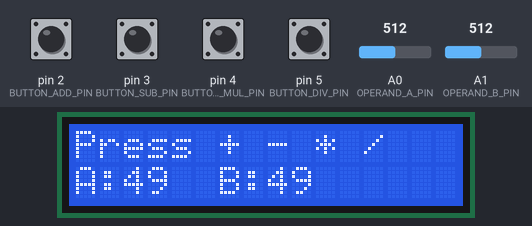
Bench run of a sketch on a simulated Arduino Uno, built with avr-gcc and run on an emulated ATmega328P. On the bench: 16×2 character LCD. The inputs (shaded band) are chosen by the test bench; at power-on: pin 2 (BUTTON_ADD_PIN), pin 3 (BUTTON_SUB_PIN), pin 4 (BUTTON_MUL_PIN), pin 5 (BUTTON_DIV_PIN) HIGH, A0 (OPERAND_A_PIN) = 512, A1 (OPERAND_B_PIN) = 512. What the sketch prints to the serial monitor is not drawn.

Above: at 2.8 s.
2.9 s: pin 2 (BUTTON_ADD_PIN) pulled LOW for 0.15 s
At 4.1 s:
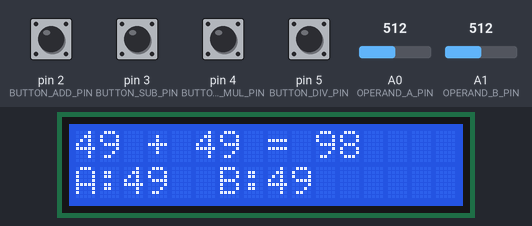
4.5 s: pin 4 (BUTTON_MUL_PIN) pulled LOW for 0.15 s
At 5.6 s:
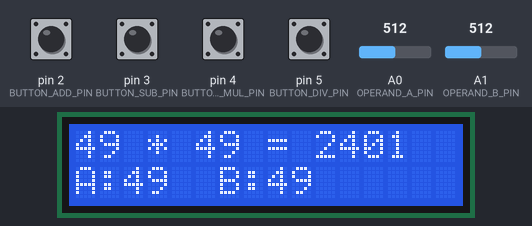
6.1 s: pin 5 (BUTTON_DIV_PIN) pulled LOW for 0.15 s
At 6.9 s:
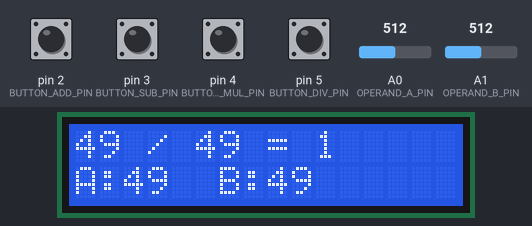
7.7 s: pin 3 (BUTTON_SUB_PIN) pulled LOW for 0.15 s
At 8.2 s:
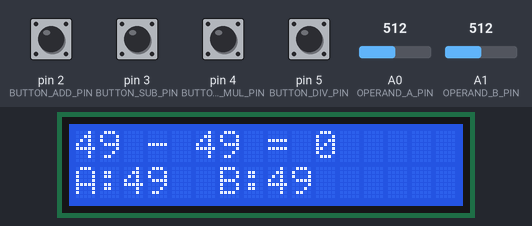
9.3 s: A0 (OPERAND_A_PIN) set to 716
At 9.9 s:
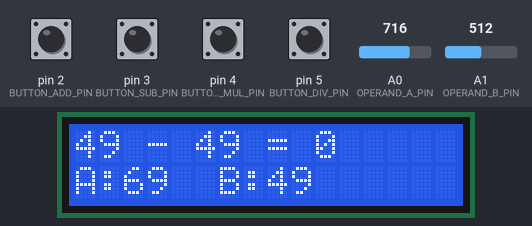
10.8 s: A1 (OPERAND_B_PIN) set to 716
At 12.1 s:
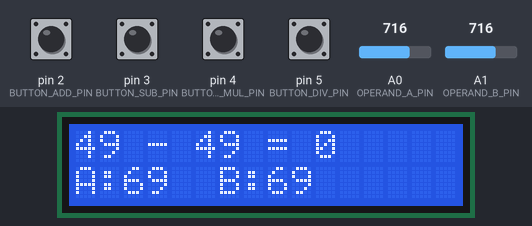
Timing chart, 0 to 13.3 s (numbered marks = the images above; inputs shaded):
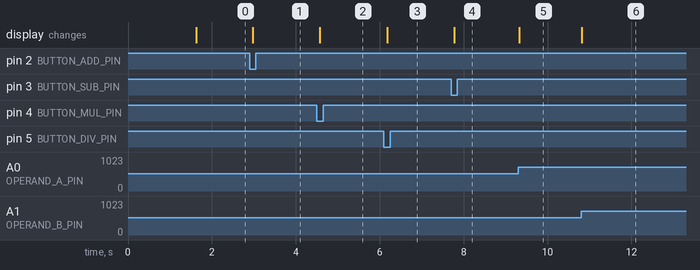

The sketch:

LCD-Calculator.ino
```cpp
// 045 - LCD Calculator
// A tiny calculator: two potentiometers act as the two numbers and four push
// buttons choose +, -, * or /. The sum is shown on a 16x2 I2C LCD like
// "12 + 34 = 46". Integer math only.
// Board: Arduino Uno
//
// Library: LiquidCrystal I2C (by Frank de Brabander)
//
// Wiring:
//   LCD 1602 (I2C 0x27) -> SDA = A4, SCL = A5, VCC = 5V, GND = GND
//   Potentiometer A  -> wiper (middle leg) to A0, outer legs to 5V and GND
//   Potentiometer B  -> wiper (middle leg) to A1, outer legs to 5V and GND
//   Button "+" -> pin 2 to GND      Button "-" -> pin 3 to GND
//   Button "*" -> pin 4 to GND      Button "/" -> pin 5 to GND

#include <Wire.h>
#include <LiquidCrystal_I2C.h>

// ---------------------------------------------------------------------------
// Pin constants
// ---------------------------------------------------------------------------
const uint8_t BUTTON_ADD_PIN = 2;   // operator +
const uint8_t BUTTON_SUB_PIN = 3;   // operator -
const uint8_t BUTTON_MUL_PIN = 4;   // operator *
const uint8_t BUTTON_DIV_PIN = 5;   // operator /
const uint8_t OPERAND_A_PIN = A0;   // potentiometer for the first number
const uint8_t OPERAND_B_PIN = A1;   // potentiometer for the second number

const uint8_t LCD_ADDRESS = 0x27;
const uint8_t LCD_COLUMNS = 16;
const uint8_t LCD_ROWS = 2;

const uint8_t NUM_BUTTONS = 4;
const uint8_t BUTTON_PINS[NUM_BUTTONS] = {
  BUTTON_ADD_PIN, BUTTON_SUB_PIN, BUTTON_MUL_PIN, BUTTON_DIV_PIN
};
const uint8_t BTN_ADD = 0, BTN_SUB = 1, BTN_MUL = 2, BTN_DIV = 3;

const unsigned long DEBOUNCE_MS = 30;   // ignore shorter (noisy) pulses
const int MAX_OPERAND = 99;             // keeps every result inside 16 columns

// ---------------------------------------------------------------------------
// Global objects and state
// ---------------------------------------------------------------------------
LiquidCrystal_I2C lcd(LCD_ADDRESS, LCD_COLUMNS, LCD_ROWS);

int buttonState[NUM_BUTTONS];   // debounced state, LOW = pressed
int lastReading[NUM_BUTTONS];
unsigned long lastDebounceMs[NUM_BUTTONS];

int operandA = 0;               // value read from the A0 potentiometer (0..99)
int operandB = 0;               // value read from the A1 potentiometer (0..99)
int lastShownA = -1, lastShownB = -1;   // used to avoid pointless redraws

char lineBuffer[17];

// ---------------------------------------------------------------------------
// Read one potentiometer and convert it to 0..MAX_OPERAND.
// Four samples are averaged so the value does not jump around too much.
// ---------------------------------------------------------------------------
int readOperand(uint8_t pin) {
  long total = 0;
  for (uint8_t i = 0; i < 4; i++) {
    total += analogRead(pin);
    delayMicroseconds(200);
  }
  int raw = total / 4;                       // 0..1023
  return map(raw, 0, 1023, 0, MAX_OPERAND);  // 0..99
}

// ---------------------------------------------------------------------------
// Debounced button reader, returns true once per press
// ---------------------------------------------------------------------------
bool buttonPressed(uint8_t index) {
  bool newlyPressed = false;
  int reading = digitalRead(BUTTON_PINS[index]);

  if (reading != lastReading[index]) {
    lastDebounceMs[index] = millis();
  }
  lastReading[index] = reading;

  if ((millis() - lastDebounceMs[index]) >= DEBOUNCE_MS) {
    if (reading != buttonState[index]) {
      buttonState[index] = reading;
      if (buttonState[index] == LOW) newlyPressed = true;
    }
  }
  return newlyPressed;
}

// ---------------------------------------------------------------------------
// Show the two live operands on the bottom line
// ---------------------------------------------------------------------------
void showOperandsLine() {
  snprintf(lineBuffer, sizeof(lineBuffer), "A:%-2d  B:%-2d", operandA, operandB);
  lcd.setCursor(0, 1);
  lcd.print(lineBuffer);
}

// ---------------------------------------------------------------------------
// Do the requested calculation and print "a op b = result" on the top line
// ---------------------------------------------------------------------------
void calculate(uint8_t opIndex) {
  long result = 0;
  char opChar = '+';
  bool error = false;

  switch (opIndex) {
    case BTN_ADD: opChar = '+'; result = (long)operandA + operandB; break;
    case BTN_SUB: opChar = '-'; result = (long)operandA - operandB; break;
    case BTN_MUL: opChar = '*'; result = (long)operandA * operandB; break;
    case BTN_DIV:
      opChar = '/';
      if (operandB == 0) {
        error = true;              // integer division by zero is not allowed
      } else {
        result = operandA / operandB;   // integer division, the remainder is dropped
      }
      break;
  }

  lcd.setCursor(0, 0);
  if (error) {
    lcd.print(F("DIV BY ZERO!    "));   // 13 chars, padded to clear the line
    Serial.println(F("Error: division by zero"));
  } else {
    // 99 * 99 = 9801 -> "99 * 99 = 9801" fits comfortably in 16 columns
    snprintf(lineBuffer, sizeof(lineBuffer), "%d %c %d = %ld",
             operandA, opChar, operandB, result);
    lcd.print(lineBuffer);
    // clear anything left over from a longer previous result
    for (uint8_t i = strlen(lineBuffer); i < LCD_COLUMNS; i++) lcd.print(' ');

    Serial.print(F("Result: "));
    Serial.print(operandA);
    Serial.print(' ');
    Serial.print(opChar);
    Serial.print(' ');
    Serial.print(operandB);
    Serial.print(F(" = "));
    Serial.println(result);
  }

  showOperandsLine();   // keep the live operands visible underneath
}

void setup() {
  Serial.begin(9600);
  Serial.println(F("045 - LCD Calculator starting..."));

  // Buttons use the internal pull-up: released = HIGH, pressed = LOW
  for (uint8_t i = 0; i < NUM_BUTTONS; i++) {
    pinMode(BUTTON_PINS[i], INPUT_PULLUP);
    buttonState[i] = digitalRead(BUTTON_PINS[i]);
    lastReading[i] = buttonState[i];
    lastDebounceMs[i] = 0;
  }

  lcd.init();
  lcd.backlight();
  lcd.clear();
  lcd.setCursor(0, 0);
  lcd.print(F("LCD Calculator"));
  lcd.setCursor(0, 1);
  lcd.print(F("Press + - * /"));
  Serial.println(F("Turn the pots to set A and B, then press an operator button."));
  delay(1500);

  lcd.clear();
  lcd.setCursor(0, 0);
  lcd.print(F("Press + - * /"));
}

void loop() {
  // --- Read the two potentiometers (operands) ----------------------------
  operandA = readOperand(OPERAND_A_PIN);
  operandB = readOperand(OPERAND_B_PIN);

  // Only refresh the bottom line when a value really changed
  if (operandA != lastShownA || operandB != lastShownB) {
    showOperandsLine();
    lastShownA = operandA;
    lastShownB = operandB;
    Serial.print(F("A = "));
    Serial.print(operandA);
    Serial.print(F(", B = "));
    Serial.println(operandB);
  }

  // --- Check the four operator buttons -----------------------------------
  for (uint8_t i = 0; i < NUM_BUTTONS; i++) {
    if (buttonPressed(i)) {
      calculate(i);
    }
  }

  delay(10);   // small, steady loop rate
}
```

Measured:
- after the input at 2.9 s, the display: changes after 0.07 s (image 1)
- after the input at 4.5 s, the display: changes after 0.07 s (image 2)
- after the input at 6.1 s, the display: changes after 0.07 s (image 3)
- after the input at 7.7 s, the display: changes after 0.08 s (image 4)
- after the input at 9.3 s, the display: changes at once (image 5)
- after the input at 10.8 s, the display: changes at once (image 6)
